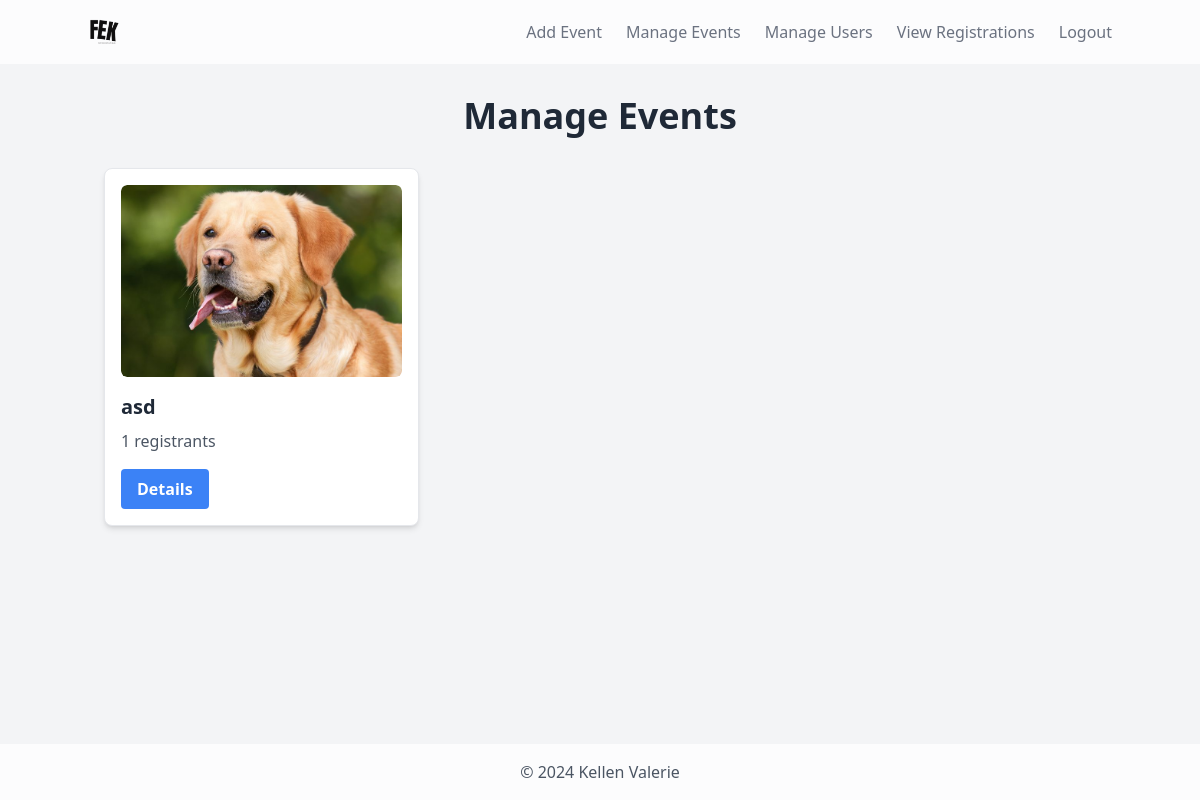
The app's page /admin/manage_events.php (signed in) with its own data.
### tables this page shows
CREATE TABLE `events` (
  `event_id` int(11) NOT NULL,
  `title` varchar(255) NOT NULL,
  `description` text NOT NULL,
  `event_date` date NOT NULL,
  `event_time` time NOT NULL,
  `location` varchar(255) NOT NULL,
  `max_participants` int(5) NOT NULL,
  `status` enum('open','closed','canceled') DEFAULT 'open',
  `image` varchar(255) DEFAULT NULL,
  `created_at` timestamp NOT NULL DEFAULT current_timestamp(),
  `banner` varchar(255) DEFAULT NULL
);

### admin/manage_events.php (the view, shortened to what this page needs)
<?php
require '../includes/db_connection.php';
$stmt = $pdo->query("SELECT e.*, (SELECT COUNT(*) FROM registrations r WHERE r.event_id = e.event_id) AS total_registrations FROM events e");
$events = $stmt->fetchAll();
?>
<!DOCTYPE html>
<html lang="en">
<head>
    <script src="https://cdn.tailwindcss.com"></script>
</head>
<body class="bg-gray-100 animated-background">
    <?php include '../includes/navbar.php'; ?>
    <h1 class="text-center text-4xl font-bold my-8 text-gray-800">Manage Events</h1>
    <div class="content container mx-auto px-4">
        <div class="grid grid-cols-1 gap-6 sm:grid-cols-2 lg:grid-cols-3">
            <?php foreach ($events as $event): ?>
                <div class="border rounded-lg shadow-md p-4 bg-white transition-transform transform hover:scale-105 hover:shadow-lg">
                    <div class="overflow-hidden rounded-md mb-4">
                        <img src="../assets/images/<?= $event['banner'] ?>?v=<?= time() ?>"
                             alt="<?= htmlspecialchars($event['title']) ?> Banner"
                             class="w-full h-48 object-cover rounded-md transition duration-300 transform hover:scale-110">
                    </div>
                    <h2 class="text-xl font-semibold mb-2 text-gray-800"><?= htmlspecialchars($event['title']) ?></h2>
                    <p class="text-gray-600 mb-4"><?= htmlspecialchars($event['total_registrations']) ?> registrants</p>
                    <button onclick="showDetails(<?= $event['event_id'] ?>)"
                            class="bg-blue-500 hover:bg-blue-700 text-white font-bold py-2 px-4 rounded transition duration-300">
                        Details
                    </button>
                </div>
            <?php endforeach; ?>
        </div>
    </div>
    <div class="bg-white/75 py-4 text-center text-gray-600">
        © 2024 Kellen Valerie
    </div>
</body>
</html>

### admin/manage_events.php (style rules this page uses)
.animated-background { animation: backgroundAnimation 10s ease infinite; }
html, body { height: 100%; margin: 0; display: flex; flex-direction: column; }
body { min-height: 100vh; }
.content { flex: 1; }

### records on screen
events: banner (picture), title "asd", total_registrations "1"
